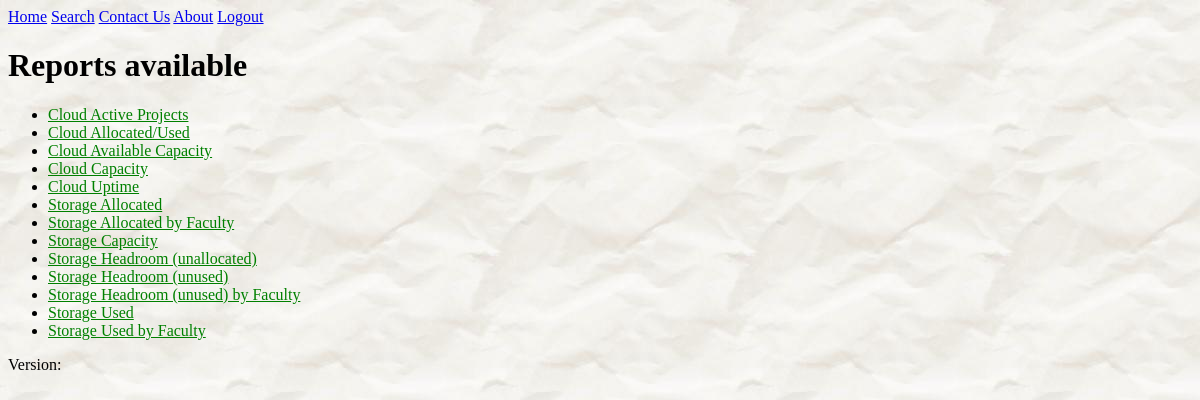
The app's page /reports/ (signed in) with its own data.
### reports/models.py (models this page shows, shortened)
class Report(models.Model):
    report_title = models.CharField(max_length=100)
    pub_date = models.DateTimeField('date published')
    d3_file_name = models.CharField(max_length=100, default='.js')
    description = models.TextField(blank=True, null=True)
    def was_published_recently(self):
        """
        :return: True if was published in the last day, False otherwise
        """
        now = timezone.now()
        return now - datetime.timedelta(days=1) <= self.pub_date <= now
    was_published_recently.admin_order_field = 'pub_date'
    was_published_recently.boolean = True
    was_published_recently.short_description = 'Published recently?'

### reports/views.py (the view)
class BrowseView(LoginRequiredMixin, generic.ListView):
    login_url = '/login/'
    template_name = 'reports/reports.html'
    context_object_name = 'latest_report_list'
    def __init__(self, **kwargs):
        super().__init__(**kwargs)
        self.selected_set = ''
    def get_queryset(self):
        reports = Report.objects.filter(pub_date__lte=timezone.now())
        self.selected_set = self.request.GET.get('set', '')
        if self.selected_set == 'cloud':
            reports = reports.filter(report_title__startswith='Cloud')
        elif self.selected_set == 'storage':
            reports = reports.filter(report_title__startswith='Storage')
        return reports.order_by('report_title')
    def get_context_data(self, **kwargs):
        result = super().get_context_data(**kwargs)
        result['set'] = self.selected_set
        return result

### reports/templates/reports/reports.html (shortened to what this page needs)
{%  extends 'base.html' %}
{%  block h1 %}Reports available{%  endblock %}
{%  block content %}
{% if latest_report_list %}
    <ul>
        {% for report in latest_report_list %}
            <li><a href="{% url 'reports:detail' report.id %}?set={{ set }}">{{ report.report_title }}</a></li>
        {% endfor %}
    </ul>
{% else %}
    <p>No reports are available.</p>
{% endif %}
{% endblock %}

### reports/static/reports/style.css (style rules this page uses)
li a { color: green; }
body { background: url("images/bg-napkin.jpg"); }
body, h1, h2, h3, input[type="text"], input[type="password"], textarea, select, input.submit { font-family: "Comic Sans MS", cursive; }

### records on screen
Report: report_title "Cloud Active Projects"
Report: report_title "Cloud Allocated/Used"
Report: report_title "Cloud Available Capacity"
Report: report_title "Cloud Capacity"
Report: report_title "Cloud Uptime"
Report: report_title "Storage Allocated"
Report: report_title "Storage Allocated by Faculty"
Report: report_title "Storage Capacity"
Report: report_title "Storage Headroom (unallocated)"
Report: report_title "Storage Headroom (unused)"
Report: report_title "Storage Headroom (unused) by Faculty"
Report: report_title "Storage Used"
Report: report_title "Storage Used by Faculty"
